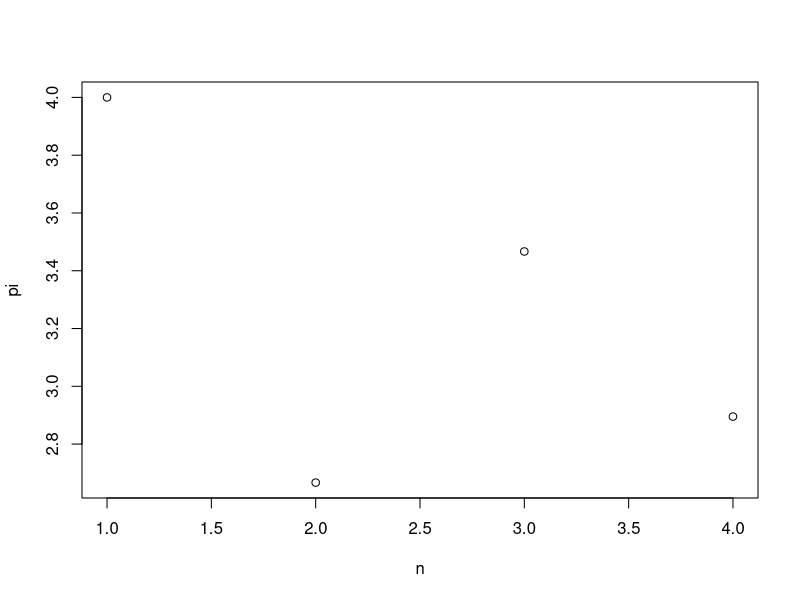

Write R code to recreate this figure.
## ---- chunk 1
outlier <- function(x){
  #define the state
  x<-c(0:9)
  #update the state
  outlier<-quantile(x, probs = seq(0.25,0.75), na.rm = FALSE, names = TRUE, type = 7)
  return(outlier)
}
## ---- chunk 2
  digitToWord <- function (number,word) {
  dtw <- word[number]
  return(dtw)
}
digitToWord(c(9,8,7,6,5,4,3,2,1), c("one", "two", "three", "four", "five", "six", "seven", "eight", "nine"))
## ---- chunk 3
LettersMatch <- function(words, pattern){
  small<-c("case", "second", "third", "are")
  match<-grepl("^...$", small)
  return(match)
}
## ---- chunk 4
LettersMatch("base", 3)
## ---- chunk 5
piSeries <- function(n) {
  n <- c(1:n)
    pi <- (4 * sum( ((-1)^(n-1)) / (2*(n-1)+1)))
  return(pi) 
}
## ---- chunk 6
piSeries(100000)
## ---- chunk 7
howCloseToPi <- function(n) {
  n <- c(1:n)
  pi <- (4 * cumsum( ((-1)^(n-1)) / (2*(n-1)+1)))
  plot(n, pi)
  return(pi)
  }
## ---- chunk 8
howCloseToPi(4)
